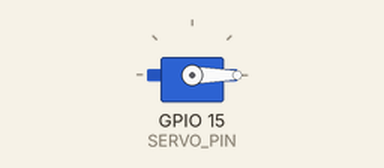
Recording of a sketch running on a simulated ESP8266 (NodeMCU). Parts: servo. What the sketch prints to the serial monitor is not drawn.

Above: at 0.05 s.
Timing chart, 0 to 4.6 s (numbered marks = the images above):
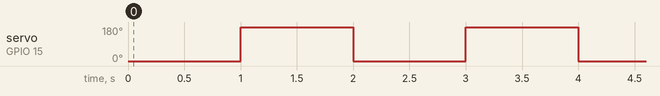

The sketch:

testServo.ino
```cpp
#include <ESP8266WiFi.h>
#include <Servo.h>

// Makro untuk konfigurasi
#define SERVO_PIN 15 //D8
#define SERVO_FEED_ANGLE 0
#define SERVO_CLOSE_ANGLE 180

Servo servoMotor;

void setup() {
  Serial.begin(9600);

  // Attach servo ke pin yang sudah didefinisikan
  servoMotor.attach(SERVO_PIN, 500, 2400);

}

void loop() {

  // Gerakkan ke posisi awal
  servoMotor.write(SERVO_FEED_ANGLE);
  Serial.println(F("Servo ke posisi awal (0 derajat)"));
  delay(1000); // tunggu 1 detik

  // Gerakkan ke posisi akhir
  servoMotor.write(SERVO_CLOSE_ANGLE);
  Serial.println(F("Servo ke posisi akhir (180 derajat)"));
  delay(1000); // tunggu 1 detik
}
```

Measured:
- by itself, servo on GPIO 15 (SERVO_PIN): alternates 180° for 1.0 s and 0° for 1.0 s
